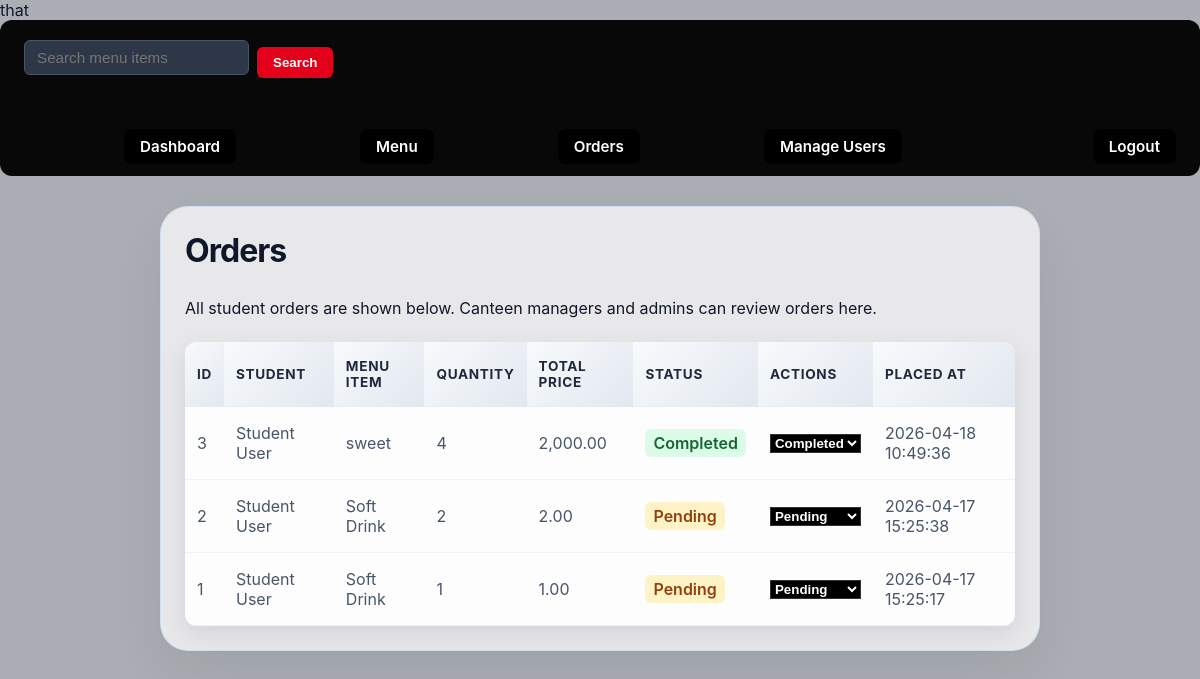
The app's page /pppp/orders.php (signed in) with its own data.
### tables this page shows
CREATE TABLE IF NOT EXISTS `orders` (
  `id` int NOT NULL AUTO_INCREMENT,
  `user_id` int NOT NULL,
  `menu_item_id` int NOT NULL,
  `quantity` int NOT NULL DEFAULT '1',
  `total_price` decimal(10,2) NOT NULL,
  `created_at` timestamp NULL DEFAULT CURRENT_TIMESTAMP,
  `status` enum('pending','completed') DEFAULT 'pending',
  PRIMARY KEY (`id`),
  KEY `user_id` (`user_id`),
  KEY `menu_item_id` (`menu_item_id`)
);

CREATE TABLE IF NOT EXISTS `users` (
  `id` int NOT NULL AUTO_INCREMENT,
  `name` varchar(100) NOT NULL,
  `email` varchar(150) NOT NULL,
  `password` varchar(255) NOT NULL,
  `role` enum('student','canteen_manager','system_admin') NOT NULL DEFAULT 'student',
  `created_at` timestamp NULL DEFAULT CURRENT_TIMESTAMP,
  PRIMARY KEY (`id`),
  UNIQUE KEY `email` (`email`)
);

CREATE TABLE IF NOT EXISTS `menu_items` (
  `id` int NOT NULL AUTO_INCREMENT,
  `name` varchar(150) NOT NULL,
  `description` text,
  `price` decimal(10,2) NOT NULL,
  `created_at` timestamp NULL DEFAULT CURRENT_TIMESTAMP,
  PRIMARY KEY (`id`)
);

### pppp/includes/auth.php (called while the page is built, shortened)
<?php
function currentUser() {
    return $_SESSION['user'] ?? null;
}

### pppp/orders.php (the view, shortened to what this page needs)
that <?php
require_once 'includes/auth.php';
$user = currentUser();
if ($user['role'] === 'student') {
    $stmt = $pdo->prepare('SELECT o.*, COALESCE(o.status, "pending") AS status, m.name AS item_name FROM orders o JOIN menu_items m ON o.menu_item_id = m.id WHERE o.user_id = ? ORDER BY o.id DESC');
    $stmt->execute([$user['id']]);
    $orders = $stmt->fetchAll();
} else {
    $stmt = $pdo->query('SELECT o.*, COALESCE(o.status, "pending") AS status, u.name AS student_name, m.name AS item_name FROM orders o JOIN users u ON o.user_id = u.id JOIN menu_items m ON o.menu_item_id = m.id ORDER BY o.id DESC');
    $orders = $stmt->fetchAll();
}
?>
<!DOCTYPE html>
<html lang="en">
<head>
    <link rel="stylesheet" href="assets/css/style.css">
</head>
<body class="orders-page">
<?php include 'includes/navigation.php'; ?>
<div class="container">
    <header>
        <div><h1>Orders</h1></div>
    </header>
    <?php if ($user['role'] === 'student'): ?>
        <p>When you place an order from the menu page, it will appear here.</p>
    <?php else: ?>
        <p>All student orders are shown below. Canteen managers and admins can review orders here.</p>
    <?php endif; ?>
    <table>
        <thead>
            <tr>
                <th>ID</th>
                <?php if ($user['role'] !== 'student'): ?><th>Student</th><?php endif; ?>
                <th>Menu Item</th>
                <th>Quantity</th>
                <th>Total Price</th>
                <th>Status</th>
                <?php if ($user['role'] === 'canteen_manager' || $user['role'] === 'system_admin'): ?>
                <th>Actions</th>
                <?php endif; ?>
                <th>Placed At</th>
            </tr>
        </thead>
        <tbody>
        <?php foreach ($orders as $order): ?>
            <tr>
                <td><?php echo $order['id']; ?></td>
                <?php if ($user['role'] !== 'student'): ?><td><?php echo htmlspecialchars($order['student_name']); ?></td><?php endif; ?>
                <td><?php echo htmlspecialchars($order['item_name']); ?></td>
                <td><?php echo $order['quantity']; ?></td>
                <td><?php echo number_format($order['total_price'], 2); ?></td>
                <td><span class="status <?php echo strtolower($order['status']); ?>"><?php echo ucfirst($order['status']); ?></span></td>
                <?php if ($user['role'] === 'canteen_manager' || $user['role'] === 'system_admin'): ?>
                <td class="order-actions">
                    <select onchange="updateStatus(<?php echo $order['id']; ?>, this.value)">
                        <option value="pending" <?php echo ($order['status'] === 'pending') ? 'selected' : ''; ?>>Pending</option>
                        <option value="completed" <?php echo ($order['status'] === 'completed') ? 'selected' : ''; ?>>Completed</option>
                    </select>
                </td>
                <?php endif; ?>
                <td><?php echo $order['created_at']; ?></td>
            </tr>
        <?php endforeach; ?>
        </tbody>
    </table>
</div>
</body>
</html>

### pppp/includes/navigation.php
<?php
require_once __DIR__ . '/auth.php';
$user = currentUser();
$navItems = [
    ['href' => 'dashboard.php', 'label' => 'Dashboard'],
    ['href' => 'menu.php', 'label' => 'Menu'],
    ['href' => 'orders.php', 'label' => 'Orders'],
];
if ($user && $user['role'] === 'system_admin') {
    $navItems[] = ['href' => 'users.php', 'label' => 'Manage Users'];
}
?>
<nav class="main-nav">
    <div class="nav-center">
        <form class="search-form" action="menu.php" method="get">
            <input type="text" name="search" placeholder="Search menu items" />
            <button type="submit">Search</button>
        </form>
    </div>
    <div class="nav-menu">
        <?php foreach ($navItems as $item): ?>
            <a href="<?php echo htmlspecialchars($item['href']); ?>"><?php echo htmlspecialchars($item['label']); ?></a>
        <?php endforeach; ?>
    </div>
    <div class="nav-right">
        <a href="logout.php">Logout</a>
    </div>
</nav>

### pppp/assets/css/style.css (style rules this page uses)
* { box-sizing: border-box; }
html, body { min-height: 100%; height: 100%; }
body { font-family: 'Inter', system-ui, -apple-system, BlinkMacSystemFont, 'Segoe UI', sans-serif; background: radial-gradient(circle at top, #ffffff 0%, #dbeafe 40%, #eef2ff 100%); color: #0f172a; margin: 0; padding: 0; min-height: 100vh; }
body.orders-page { background: linear-gradient(rgba(15, 23, 42, 0.35), rgba(15, 23, 42, 0.35)), url('https://umu.ac.ug/wp-content/uploads/2026/03/WhatsApp-Image-2026-03-28-at-15.08.30.jpeg'); background-size: cover; background-position: center; background-attachment: fixed; }
body.orders-page .container { background: rgba(255, 255, 255, 0.72); border-color: rgba(147, 197, 253, 0.26); backdrop-filter: blur(16px); width: min(880px, 92%); min-height: auto; margin: 30px auto; padding: 24px; }
.container { width: min(1120px, 95%); min-height: calc(100vh - 40px); margin: 20px auto; background: linear-gradient(180deg, rgba(255,255,255,0.96) 0%, rgba(248,250,252,0.98) 100%); padding: 32px; border-radius: 28px; border: 1px solid rgba(148, 163, 184, 0.18); box-shadow: 0 24px 60px rgba(15, 23, 42, 0.08); }
header { display: flex; justify-content: space-between; align-items: center; gap: 16px; margin-bottom: 28px; }
header h1 { margin: 0; font-size: 2rem; letter-spacing: -0.03em; }
nav a { margin-left: 16px; color: #ffffff; text-decoration: none; font-weight: 700; transition: color 0.2s ease; }
nav a { background: #000000; color: #ffffff; padding: 8px 16px; border-radius: 8px; text-decoration: none; font-weight: 600; transition: all 0.2s ease; display: inline-block; }
.main-nav { background: #080808; padding: 12px 24px; border-radius: 12px; display: flex; justify-content: space-between; align-items: center; flex-wrap: wrap; gap: 20px; }
.nav-center, .nav-menu, .nav-right { display: flex; align-items: center; gap: 12px; flex-shrink: 0; }
.nav-menu { gap: 24px; }
.nav-right { margin-left: auto; gap: 12px; }
.main-nav a { margin-left: 100px; color: #ffffff; font-weight: 600; font-size: 0.95rem; transition: opacity 0.2s ease; }
.search-form { display: flex; gap: 8px; align-items: center; }
.search-form input[type="text"] { flex: 1; min-width: 200px; padding: 8px 12px; border: 1px solid #4a5568; border-radius: 6px; background: #2d3748; color: #e2e8f0; font-size: 0.95rem; }
.search-form button { padding: 8px 16px; background: #E4001B; color: white; border: none; border-radius: 6px; font-weight: 600; cursor: pointer; white-space: nowrap; transition: background 0.2s; }
h1, h2, h3 { margin-top: 20px; }
form input[type="text"], form input[type="email"], form input[type="password"], form textarea, form select { width: 100%; padding: 14px 16px; margin: 8px 0 18px; border: 1px solid #cbd5e1; border-radius: 14px; background: #f8fafc; color: #0f172a; font-size: 1rem; transition: border-color 0.2s ease, box-shadow 0.2s ease; }
button, input[type="submit"], .button { display: inline-flex; align-items: center; justify-content: center; background: #0c0c0c00; color: #ffffff; border: none; padding: 14px 22px; border-radius: 12px; cursor: pointer; font-weight: 700; text-decoration: none; transition: transform 0.2s ease, box-shadow 0.2s ease, background 0.2s ease; }
table { width: 100%; border-collapse: collapse; margin-top: 24px; background: rgba(255, 255, 255, 0.9); border-radius: 12px; overflow: hidden; box-shadow: 0 8px 25px rgba(15, 23, 42, 0.1); }
th, td { padding: 16px 12px; text-align: left; border-bottom: 1px solid rgba(148, 163, 184, 0.12); }
th { background: linear-gradient(135deg, #f8fafc 0%, #e2e8f0 100%); font-weight: 700; color: #1e293b; text-transform: uppercase; font-size: 0.85rem; letter-spacing: 0.05em; }
td { color: #475569; }
.status { padding: 4px 8px; border-radius: 6px; font-weight: 600; text-transform: capitalize; }
.status.pending { background: #fef3c7; color: #92400e; }
.status.completed { background: #dcfce7; color: #166534; }
body.orders-page .container .order-actions select, body.orders-page .container button { background: #000000; color: #ffffff; border: 1px solid #333; font-weight: 700; }

### records on screen
orders: id "3", user.name "Student User", menu_item.name "sweet", quantity "4", total_price "2,000.00", status "Completed", id "Completed", created_at "2026-04-18 10:49:36"
orders: id "2", user.name "Student User", menu_item.name "Soft Drink", quantity "2", total_price "2.00", status "Pending", id "Pending", created_at "2026-04-17 15:25:38"
orders: id "1", user.name "Student User", menu_item.name "Soft Drink", quantity "1", total_price "1.00", status "Pending", id "Pending", created_at "2026-04-17 15:25:17"

### other values on screen
$item['label'] "Dashboard"
$item['label'] "Menu"
$item['label'] "Orders"
$item['label'] "Manage Users"
